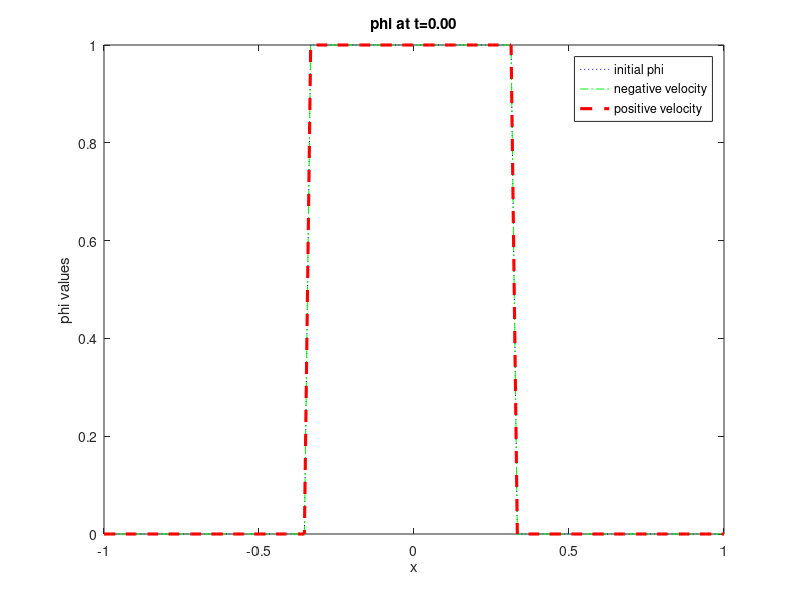

The MATLAB script that drew this image:
% Solving the advection equation in 1D:
% du/dt + c du/dx = 0 in [-1, 1]
% uInitial = piecewise function
% BC using the linear exterapolation

tf = 0;
xmin = -1; xmax = 1;
u1 = 1;
u2 = -1;
nGridPoints = 100;
x = linspace(xmin, xmax, nGridPoints); dx = x(2)-x(1);
unp1 = zeros(nGridPoints, 1);
dt = 0.5*dx;
t = 0;

% initial function 
xl = -1/3; % denote as x-low 
xm = 1/3; % denote as x-max
u0 = zeros(nGridPoints, 1);
for i = 1:nGridPoints 
    if i <= floor(((xl - xmin)/dx ) + 1) 
        u0(i) = 0;
    elseif floor(((xl - xmin)/dx ) + 1) <= i && i <= floor(((xm - xmin)/dx ) + 1)
        u0(i) = 1; 
    else
        u0(i) = 0;
    end 
end

un = u0;
un2 = u0; 
unp12 = zeros(nGridPoints, 1); 

while t <= tf
    if t+dt > tf
        dt = tf - t;
    end
    
    if (u1 <= 0)
        % Update the inner grid points:
        for i=1:nGridPoints-1
            dudx = ( un(i+1) - un(i) )/dx;
            unp1(i) = un(i) - u1*dt*dudx;
        end
        % Impose the periodic boundary condition:
        unp1(nGridPoints) = unp1(nGridPoints - 2) + ((unp1(nGridPoints - 1) - unp1(nGridPoints - 2)) / dx) * (x(nGridPoints) - x(nGridPoints - 2));
    else % u1 > 0
        for i=2:nGridPoints
            dudx = ( un(i) - un(i-1) )/dx;
            unp1(i) = un(i) - u1*dt*dudx;
        end
        % Impose the periodic boundary condition:
        unp1(1) = unp1(2) + ((unp1(3) - unp1(2)) / dx) * (x(1) - x(2));
    end
    
    % Update variables for the next time step:
    t = t+dt;
    un = unp1;
    
    if (u2 <= 0)
        % Update the inner grid points:
        for i=1:nGridPoints-1
            dudx = ( un2(i+1) - un2(i) )/dx;
            unp12(i) = un2(i) - u2*dt*dudx;
        end
        % Impose the periodic boundary condition:
        unp12(nGridPoints) = unp12(nGridPoints - 2) + ((unp12(nGridPoints - 1) - unp12(nGridPoints - 2)) / dx) * (x(nGridPoints) - x(nGridPoints - 2));
    else % u2 > 0
        for i=2:nGridPoints
            dudx = ( un2(i) - un2(i-1) )/dx;
            unp12(i) = un2(i) - u2*dt*dudx;
        end
        % Impose the periodic boundary condition:
        unp12(1) = unp12(2) + ((unp12(3) - unp12(2)) / dx) * (x(1) - x(2));
    end
    
    % Update variables for the next time step:
    t = t+dt;
    
    un2 = unp12;
    plot(x, u0, 'b:', x, unp12, 'g-.', x, unp1, '--r', 'LineWidth',2.25);  legend('initial phi', 'negative velocity', 'positive velocity'); hold on; 
    s = sprintf('phi at t=%2.2f', t)
    title(s); xlabel('x'); ylabel('phi values'); 
%     pause(dt); hold off; 
%     fixfig; 

    if t == tf
        break
    end
    
end

